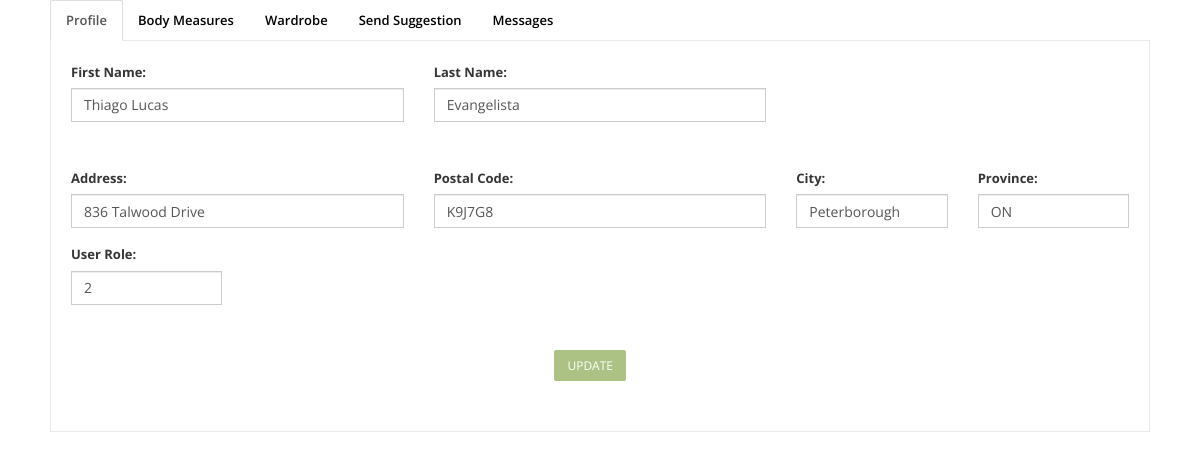
The app's page /AngelaFinal/web/pages/adminUserView.php?a=2 with its own data.
### tables this page shows
CREATE TABLE IF NOT EXISTS `users` (
  `id` int(10) unsigned NOT NULL,
  `username` varchar(20) DEFAULT NULL,
  `password` varchar(255) NOT NULL,
  `salt` varchar(255) NOT NULL,
  `email` varchar(75) NOT NULL,
  `firstName` varchar(50) NOT NULL,
  `lastName` varchar(50) NOT NULL,
  `address` varchar(50) DEFAULT NULL,
  `postalCode` varchar(7) DEFAULT NULL,
  `city` varchar(25) DEFAULT NULL,
  `province` char(2) DEFAULT NULL,
  `administratorID` int(10) unsigned NOT NULL DEFAULT '2',
  `status` int(4) DEFAULT '3',
  `picture` varchar(200) NOT NULL DEFAULT 'web/assets/images/profilepicture.jpg',
  `timeCreated` timestamp NOT NULL DEFAULT CURRENT_TIMESTAMP
);

### AngelaFinal/src/factories/factoryDAOPdo.php (called while the page is built, shortened)
<?php
	require_once DIR_PDO.'userDAOPdo.php';
class FactoryDAOPdo implements FactoryDAO {
	private static $instance = null;
	public static function getInstance() {
		if (self::$instance == null) {
			self::$instance = new FactoryDAOPdo();
		}
		return self::$instance;
	}
	public function createUserPersistence() {
		return new UserDAOPdo();
	}
}
?>

### AngelaFinal/src/controllers/userController.php (called while the page is built, shortened)
<?php
	require_once DIR_FAC.'factoryDAOPdo.php';
class UserController {
	private $persistenceUser;
	public function __construct() {
		$this->factory = FactoryDAOPdo::getInstance();
		$this->persistenceUser = $this->factory->createUserPersistence();
	}
	public function searchUsers($param,$value,$type) {
		$usersList = $this->persistenceUser->searchUsers($param,$value,$type);
		return $usersList;
	}
}
 ?>

### AngelaFinal/src/views/userView.php (called while the page is built, shortened)
<?php
	require_once DIR_MOD.'user.php';
	require_once DIR_CON.'userController.php';
class UserView
{
	private $userController;
	function __construct() {
		$this->userController = new UserController();
	}
	public function searchUsers($param,$value,$type) {
		$usersLists = $this->userController->searchUsers($param,$value,$type);
		return $usersLists;
	}
}
 ?>

### AngelaFinal/src/persistenceDAOPdo/userDAOPdo.php (called while the page is built, shortened)
<?php
	require_once DIR_MOD.'user.php';
	class UserDAOPdo implements UserDAO {
		public function searchUsers($param,$value,$type) {
			$className = 'ConnectionDAOPdo';
			$con = $className::getConnection();
			$query = 'SELECT * FROM users Where '.$param.' = "'.$value.'"';
			$stmt = $con->prepare($query);
			$stmt->execute();
			$result = $stmt->fetchAll();
			$usersList = new ArrayObject();
			$user = '';
			foreach ($result as $row) {
				$user = new User();
				$user->setIdUser($row['id']);
				$user->setUserName($row['username']);
				$user->setFirstName($row['firstName']);
				$user->setLastName($row['lastName']);
				$user->setEmail($row['email']);
				$user->setPassword($row['password']);
				$user->setAddress($row['address']);
				$user->setCity($row['city']);
				$user->setPostalCode($row['postalCode']);
				$user->setProvince($row['province']);
				$user->setAdministratorID($row['administratorID']);
				$user->setStatus($row['status']);
				$user->setSalt($row['salt']);
				$user->setPicture($row['picture']);
				$user->setTimeCreated($row['timeCreated']);
				$usersList->append($user);
			}
			if($type==1){
				return $user;
			}elseif($type==2){
				return $usersList;
			}
		}
	}
?>

### AngelaFinal/src/models/user.php (called while the page is built, shortened)
<?php
class User{
    private $firstName;
    private $lastName;
    private $address;
    private $city;
    private $postalCode;
    private $province;
    private $administratorID;
    function getFirstName() {
        return $this->firstName;
    }
    function getLastName() {
        return $this->lastName;
    }
    function getAddress() {
        return $this->address;
    }
    function getCity() {
        return $this->city;
    }
    function getPostalCode() {
        return $this->postalCode;
    }
    function getProvince() {
        return $this->province;
    }
    function getAdministratorID() {
        return $this->administratorID;
    }
    function setFirstName($firstName) {
        $this->firstName = $firstName;
    }
    function setLastName($lastName) {
        $this->lastName = $lastName;
    }
    function setAddress($adress) {
        $this->address = $adress;
    }
    function setCity($city) {
        $this->city = $city;
    }
    function setPostalCode($postalCode) {
        $this->postalCode = $postalCode;
    }
    function setProvince($province) {
        $this->province = $province;
    }
    function setAdministratorID($administratorID) {
        $this->administratorID = $administratorID;
    }
}
?>

### AngelaFinal/web/pages/adminUserView.php (the view, shortened to what this page needs)
<?php
	require_once DIR_MOD.'user.php';
	require_once DIR_VIE.'userView.php';
	$userView = new UserView();
	$value = $_GET['a'];
	$user = $userView->searchUsers("id",$value,'1');
?>
<html lang="en">
<head>
	<?php include( DIR_LAY.'headPages.php');?>
</head>
<body>
<div class="row">
	<div class="container">
		<div class="col-xs-18 col-md-12 ">
			<ul class="nav nav-tabs">
				<li class="active"><a href="#profile" data-toggle="tab"><i class="icon-briefcase"></i>Profile</a></li>
				<li><a href="#bodym" data-toggle="tab">Body Measures</a></li>
				<li><a href="#wardrobe" data-toggle="tab">Wardrobe</a></li>
				<li><a href="#suggestion" data-toggle="tab">Send Suggestion</a></li>
				<li><a href="#message" data-toggle="tab">Messages</a></li>
			</ul>
			<div class="tab-content" >
				<div class="tab-pane fade in active" id="profile">
							<form role="form" action="../../src/handlers/userHandler.php?a=updateUser" method="post">
				<div class="row">
					<div class="col-xs-6 col-md-4">
						<div class="form-group">
						  <label for="firstName">First Name:</label>
						  <input type="text" class="form-control" id="firstName" name="firstName" value="<?php echo  $user->getFirstName();?> ">
						</div>
					</div>
					<div class="col-xs-6 col-md-4">
						<div class="form-group">
						  <label for="lastName">Last Name:</label>
						  <input type="text" class="form-control" id="lastName" name="lastName" value="<?php echo  $user->getLastName();?> ">
						</div>
					</div>
				</div>
				<div class="row">
					<div class="col-xs-6 col-md-4">
						<div class="form-group">
						  <label for="address">Address:</label>
						  <input type="text" class="form-control" id="address" name="address" value="<?php echo  $user->getAddress();?> ">
						</div>
					</div>
					<div class="col-xs-6 col-md-4">
						<div class="form-group">
						  <label for="pcode">Postal Code:</label>
						  <input type="text" class="form-control" id="pcode" name="pcode" value="<?php echo  $user->getPostalCode();?> ">
						</div>
					</div>
					<div class="col-xs-4 col-md-2">
						<div class="form-group">
						  <label for="city">City:</label>
						  <input type="text" class="form-control" id="city" name="city" value="<?php echo  $user->getCity();?> ">
						</div>
					</div>
					<div class="col-xs-4 col-md-2">
						<div class="form-group">
						  <label for="province">Province:</label>
						  <input type="text" class="form-control" id="provin" name="province" value="<?php echo  $user->getProvince();?> ">
						</div>
					</div>
					<div class="col-xs-4 col-md-2">
						<div class="form-group">
						  <label for="province">User Role:</label>
						  <input type="text" class="form-control" id="provin" name="province" value="<?php echo  $user->getAdministratorID();?> ">
						</div>
					</div>
				</div>
				<div class="row">
					<div class="container">
					<div class="col-xs-4 col-md-4"></div>
					<div class="col-xs-2 col-md-2">
						<button type="submit"  class="btn btn-theme pull-right">Update</button>
					</div>
					</div>
				</div>
			</form>
				</div>
			</div>
		</div>
	</div>
</div>
</body>
</html>

### AngelaFinal/web/assets/css/style.css (style rules this page uses)
body { font-family:'Open Sans', Arial, sans-serif; font-size:14px; font-weight:300; line-height:1.6em; color:#656565; }
.container { padding:0 20px 0 20px; position:relative; }
.row,.row-fluid { margin-bottom:30px; }
.row .row,.row-fluid .row-fluid { margin-bottom:30px; }
.btn-theme { color: #fff; }

### AngelaFinal/web/assets/css/loginForm.css (style rules this page uses)
a { color: #000; margin: 0; padding: 0; text-decoration: none; }

### AngelaFinal/web/assets/css/overwrite.css (style rules this page uses)
label, input, button, select, textarea { font-size: 13px; font-weight: normal; }
label { font-weight: bold; color:#353535; }
input, button, select, textarea { font-family:'Open Sans', Arial, sans-serif; font-size: 13px; }
select, textarea, input[type="text"], input[type="password"], input[type="datetime"], input[type="datetime-local"], input[type="date"], input[type="month"], input[type="time"], input[type="week"], input[type="number"], input[type="email"], input[type="url"], input[type="search"], input[type="tel"], input[type="color"], .uneditable-input { -webkit-border-radius: 0; -moz-border-radius: 0; border-radius: 0; }
ul, ol { padding: 0; margin: 0 0 10px 25px; }
li { line-height: 1.6em; }
.btn { font-size: 12px; text-transform:uppercase; text-shadow: none; background-image:none; border-color: none; border-bottom-color: none; -webkit-box-shadow: none; -moz-box-shadow: none; box-shadow: none; }
.btn { outline:0; -webkit-border-radius: 2px; -moz-border-radius: 2px; border-radius: 2px; }
.btn-theme { color:#fff; }
.nav-tabs > li > a { -webkit-border-radius: 2px 2px 0 0; -moz-border-radius: 2px 2px 0 0; border-radius: 2px 2px 0 0; }
.nav-tabs { border-bottom:none; margin:0; }
.nav-tabs > li > a { margin-right: -1px; outline:0; font-size:13px; font-weight:600; }
.nav-tabs > .active > a, .nav-tabs > .active > a:hover, .nav-tabs > .active > a:focus { background:#fff; }
.tab-content > .tab-pane { background:#fff; border: 1px solid #e9e9e9; padding:20px; overflow:hidden; }

### records on screen
users: firstName "Thiago Lucas", lastName "Evangelista", address "836 Talwood Drive", pcode "K9J7G8", city "Peterborough", province "ON", province "2"
